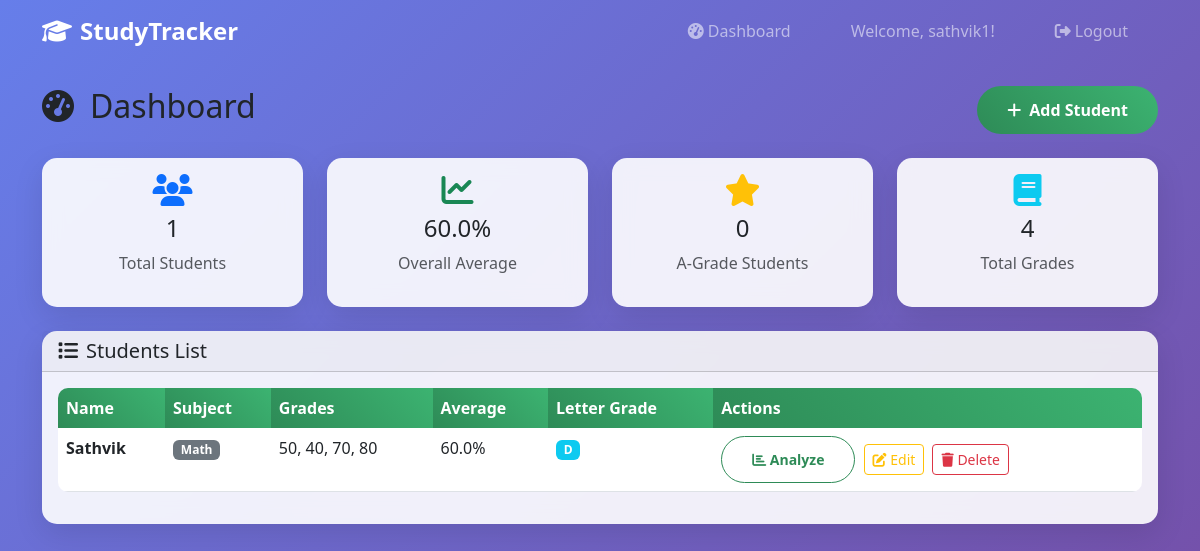
Page /dashboard (signed in) on the committed database.
### app.py (models this page shows)
class Student(db.Model):
    id = db.Column(db.Integer, primary_key=True)
    name = db.Column(db.String(100), nullable=False)
    grades = db.Column(db.String(500), nullable=False)  # Increased length
    subject = db.Column(db.String(100), default='General')
    created_at = db.Column(db.DateTime, default=datetime.utcnow)
    user_id = db.Column(db.Integer, db.ForeignKey('user.id'), nullable=False)
    def get_grades_list(self):
        try:
            return [float(grade.strip()) for grade in self.grades.split(',') if grade.strip()]
        except ValueError:
            return []
    def get_average(self):
        grades = self.get_grades_list()
        return sum(grades) / len(grades) if grades else 0
    def get_grade_letter(self):
        avg = self.get_average()
        if avg >= 90: return 'A'
        elif avg >= 80: return 'B'
        elif avg >= 70: return 'C'
        elif avg >= 60: return 'D'
        else: return 'F'

### app.py (the view)
@app.route('/dashboard')
@login_required
def dashboard():
    students = Student.query.filter_by(user_id=session['user_id']).all()
    stats = {
        'total_students': len(students),
        'overall_average': 0,
        'a_grade_students': 0,
        'total_grades': 0
    }
    if students:
        total_avg = sum(student.get_average() for student in students)
        stats['overall_average'] = total_avg / len(students)
        stats['a_grade_students'] = sum(1 for student in students if student.get_average() >= 90)
        stats['total_grades'] = sum(len(student.get_grades_list()) for student in students)
    return render_template('dashboard.html', students=students, stats=stats)

### app.py (called while the page is built)
def login_required(f):
    from functools import wraps
    @wraps(f)
    def decorated_function(*args, **kwargs):
        if 'user_id' not in session:
            flash('Please log in to access this page.', 'warning')
            return redirect(url_for('login'))
        return f(*args, **kwargs)
    return decorated_function

### templates/dashboard.html (shortened to what this page needs)
{% extends "base.html" %}
{% block content %}
<div class="container py-4">
    <div class="row">
        <div class="col-12">
            <div class="d-flex justify-content-between align-items-center mb-4">
                <h2><i class="fas fa-tachometer-alt me-3"></i>Dashboard</h2>
                <button class="btn btn-primary" data-bs-toggle="modal" data-bs-target="#addStudentModal">
                    <i class="fas fa-plus me-2"></i>Add Student
                </button>
            </div>
        </div>
    </div>
    {% if students %}
        <div class="row mb-4">
            <div class="col-md-3">
                <div class="card text-center">
                    <div class="card-body">
                        <i class="fas fa-users fa-2x text-primary mb-2"></i>
                        <h4>{{ stats.total_students }}</h4>
                        <p class="text-muted">Total Students</p>
                    </div>
                </div>
            </div>
            <div class="col-md-3">
                <div class="card text-center">
                    <div class="card-body">
                        <i class="fas fa-chart-line fa-2x text-success mb-2"></i>
                        <h4>{{ "%.1f"|format(stats.overall_average) }}%</h4>
                        <p class="text-muted">Overall Average</p>
                    </div>
                </div>
            </div>
            <div class="col-md-3">
                <div class="card text-center">
                    <div class="card-body">
                        <i class="fas fa-star fa-2x text-warning mb-2"></i>
                        <h4>{{ stats.a_grade_students }}</h4>
                        <p class="text-muted">A-Grade Students</p>
                    </div>
                </div>
            </div>
            <div class="col-md-3">
                <div class="card text-center">
                    <div class="card-body">
                        <i class="fas fa-book fa-2x text-info mb-2"></i>
                        <h4>{{ stats.total_grades }}</h4>
                        <p class="text-muted">Total Grades</p>
                    </div>
                </div>
            </div>
        </div>
        <div class="card">
            <div class="card-header">
                <h5 class="mb-0"><i class="fas fa-list me-2"></i>Students List</h5>
            </div>
            <div class="card-body">
                <div class="table-responsive">
                    <table class="table table-hover">
                        <thead>
                            <tr>
                                <th>Name</th>
                                <th>Subject</th>
                                <th>Grades</th>
                                <th>Average</th>
                                <th>Letter Grade</th>
                                <th>Actions</th>
                            </tr>
                        </thead>
                        <tbody>
                            {% for student in students %}
                            <tr>
                                <td><strong>{{ student.name }}</strong></td>
                                <td><span class="badge bg-secondary">{{ student.subject }}</span></td>
                                <td>{{ student.grades }}</td>
                                <td>{{ "%.1f"|format(student.get_average()) }}%</td>
                                <td>
                                    <span class="badge
                                        {% if student.get_grade_letter() == 'A' %}bg-success
                                        {% elif student.get_grade_letter() == 'B' %}bg-primary
                                        {% elif student.get_grade_letter() == 'C' %}bg-warning
                                        {% elif student.get_grade_letter() == 'D' %}bg-info
                                        {% else %}bg-danger{% endif %}">
                                        {{ student.get_grade_letter() }}
                                    </span>
                                </td>
                                <td>
                                    <a href="{{ url_for('analyze', student_id=student.id) }}" class="btn btn-sm btn-outline-primary me-1">
                                        <i class="fas fa-chart-bar"></i> Analyze
                                    </a>
                                    <a href="{{ url_for('edit_student', student_id=student.id) }}" class="btn btn-sm btn-outline-warning me-1">
                                        <i class="fas fa-edit"></i> Edit
                                    </a>
                                    <form method="POST" action="{{ url_for('delete_student', student_id=student.id) }}" class="d-inline"
                                          onsubmit="return confirm('Are you sure you want to delete this student?')">
                                        <button type="submit" class="btn btn-sm btn-outline-danger">
                                            <i class="fas fa-trash"></i> Delete
                                        </button>
                                    </form>
                                </td>
                            </tr>
                            {% endfor %}
                        </tbody>
                    </table>
                </div>
            </div>
        </div>
    {% endif %}
</div>
{% endblock %}

### templates/base.html (style rules this page uses)
:root { --primary-color: #2E8B57; --secondary-color: #3CB371; --accent-color: #20B2AA; }
body { background: linear-gradient(135deg, #667eea 0%, #764ba2 100%); min-height: 100vh; font-family: 'Segoe UI', Tahoma, Geneva, Verdana, sans-serif; }
.card { border: none; border-radius: 15px; box-shadow: 0 10px 30px rgba(0,0,0,0.1); backdrop-filter: blur(10px); background: rgba(255,255,255,0.9); }
.btn-primary { background: linear-gradient(45deg, var(--primary-color), var(--secondary-color)); border: none; border-radius: 25px; padding: 12px 30px; font-weight: 600; transition: all 0.3s ease; }
.btn-outline-primary { color: var(--primary-color); border-color: var(--primary-color); border-radius: 25px; padding: 12px 30px; font-weight: 600; }
.table { border-radius: 10px; overflow: hidden; }
.table th { background: linear-gradient(45deg, var(--primary-color), var(--secondary-color)); color: white; border: none; font-weight: 600; }

### rows in the picture
Student: name "Sathvik", subject "Math", grades "50, 40, 70, 80", get_average "60.0", get_grade_letter "D"

### other values in the picture
{{ session.username }} "sathvik1"
{{ stats.total_students }} "1"
{{ "%.1f"|format(stats.overall_average) }} "60.0"
{{ stats.a_grade_students }} "0"
{{ stats.total_grades }} "4"
